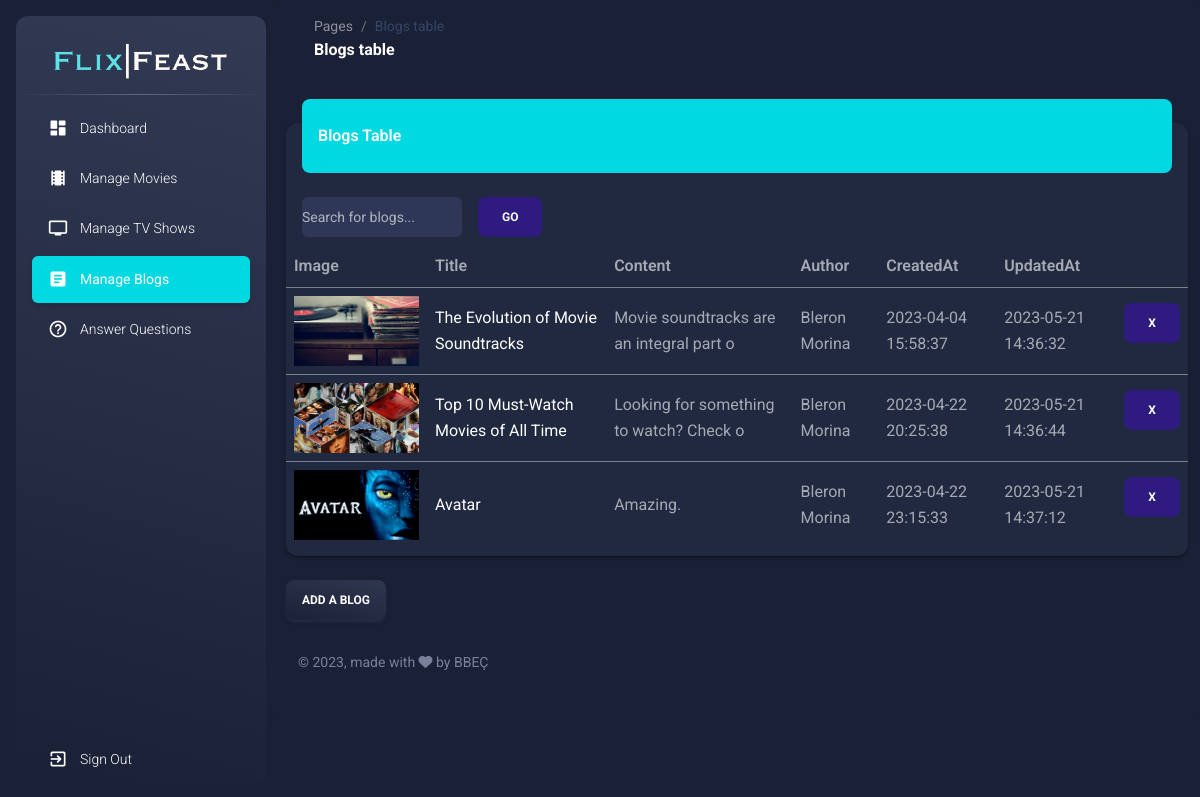
Page /dashboard/blogs-tb.php (signed in) on the committed database.
### tables this page shows
CREATE TABLE `blogs` (
  `ID` int(11) UNSIGNED NOT NULL,
  `Title` varchar(255) NOT NULL,
  `Content` text NOT NULL,
  `AuthorID` int(11) NOT NULL,
  `CreatedAt` timestamp NOT NULL DEFAULT current_timestamp(),
  `UpdatedAt` timestamp NOT NULL DEFAULT current_timestamp() ON UPDATE current_timestamp(),
  `Image` varchar(255) NOT NULL
);

CREATE TABLE `users` (
  `ID` int(11) NOT NULL,
  `Firstname` varchar(20) NOT NULL,
  `Lastname` varchar(20) NOT NULL,
  `Birthdate` date DEFAULT NULL,
  `Username` varchar(15) DEFAULT NULL,
  `Email` varchar(30) DEFAULT NULL,
  `Password` varchar(255) DEFAULT NULL,
  `Photo` varchar(50) NOT NULL,
  `Admin` tinyint(1) NOT NULL
);

### dashboard/blogs-tb.php (the view, shortened to what this page needs)
<!DOCTYPE html>
<html lang="en">
<head>
    <link href="assets/css2/nucleo-icons.css" rel="stylesheet" />
    <link href="assets/css2/nucleo-svg.css" rel="stylesheet" />
    <link id="pagestyle" href="assets/css2/material-dashboard.css?v=3.0.5" rel="stylesheet" />
</head>
<body class="g-sidenav-show dark-version bg-gray-200">
    <?php include("header.php"); ?>
    <main class="main-content position-relative max-height-vh-100 h-100 border-radius-lg ">
        <nav class="navbar navbar-main navbar-expand-lg px-0 mx-4 shadow-none border-radius-xl" id="navbarBlur" data-scroll="true">
            <div class="container-fluid py-1 px-3">
                <nav aria-label="breadcrumb">
                    <ol class="breadcrumb bg-transparent mb-0 pb-0 pt-1 px-0 me-sm-6 me-5">
                        <li class="breadcrumb-item text-sm"><a class="opacity-5 text-dark" href="javascript:;">Pages</a>
                        </li>
                        <li class="breadcrumb-item text-sm text-dark active" aria-current="page">Blogs table</li>
                    </ol>
                    <h6 class="font-weight-bolder mb-0">Blogs table</h6>
                </nav>
            </div>
        </nav>
        <div class="container-fluid py-4">
            <div class="row">
                <div class="col-12">
                    <div class="card my-4">
                        <div class="card-header p-0 position-relative mt-n4 mx-3 z-index-2">
                            <div class="bg-gradient-primary shadow-none border-radius-lg pt-4 pb-3">
                                <h6 class="text-white text-capitalize ps-3">Blogs table</h6>
                            </div>
                        </div>
                        <div class="card-body px-0 pb-2">
                            <div class="table-responsive p-0">
                                <?php
                                include('connection.php');
                                if (isset($_GET["page"])) {
                                    $page = $_GET["page"];
                                } else {
                                    $page = 1;
                                }
                                $results_per_page = 8;
                                $start_from = ($page - 1) * $results_per_page;
                                if (isset($_GET['search'])) {
                                    $search = $_GET['search'];
                                    $sql = "SELECT b.*, u.firstname AS name, u.lastname AS surname
                                    FROM blogs b
                                    INNER JOIN users u ON b.AuthorID = u.ID
                                    WHERE b.Title like '%{$search}%'
                                    LIMIT $start_from, $results_per_page";
                                    $sql1 = "SELECT b.*, u.firstname AS name, u.lastname AS surname
                                    FROM blogs b
                                    INNER JOIN users u ON b.AuthorID = u.ID
                                    WHERE b.Title like '%{$search}%'";
                                    $result = mysqli_query($conn, $sql);
                                    $result1 = mysqli_query($conn, $sql1);
                                    $results_num = mysqli_num_rows($result1);
                                    $pages = ceil($results_num / $results_per_page);
                                } else {
                                    $sql = "SELECT b.*, u.firstname AS name, u.lastname AS surname
                                    FROM blogs b
                                    INNER JOIN users u ON b.AuthorID = u.ID
                                    limit $start_from, $results_per_page";
                                    $result = mysqli_query($conn, $sql);
                                }
                                echo '<form action="blogs-tb.php?page=' . $page . '" method="get" class="form-flex" style="display: flex;" onsubmit="return addSearchTermToAction()">
                                <div class="form-group mx-sm-3 mb-2">
                                    <input type="text" class="form-control" id="search" name="search" placeholder="Search for blogs...">
                                    <input type="hidden" name="page" value="' . $page . '">
                            </div>
                            <button type="submit" class="btn btn-primary shadow-none mb-2">Go</button>
                            </form>';
                                echo '<table class="table align-items-center mb-0" width="300px">
				<tr>
                    <th>Image</th>
					<th>Title</th>
					<th>Content</th>
					<th>Author</th>
					<th>CreatedAt</th>
					<th>UpdatedAt</th>
					<th></th>
				</tr>';
                                while ($row = mysqli_fetch_array($result)) {
                                    echo '
				  			<tr>
                <td><img src="../' . $row['Image'] . '" height="70px" width="125px"></td>
								<td><a href="editDetails.php?detailsID=' . $row['ID'] . '&type=Blogs&mode=info">' . $row['Title'] . '</a></td>
								<td>' . substr($row['Content'], 0, 40) . '</td>
								<td>' . $row['name'] . ' ' . $row['surname'] . '</td>
								<td>' . $row['CreatedAt'] . '</td>
								<td>' . $row['UpdatedAt'] . '</td>
								<td><a href="blogs-tb.php?removeID=' . $row['ID'] . '&mode=remove" class = "btn btn-primary shadow-none text-white">x</a></td>
				  			</tr>
					';
                                }
                                echo '</table>';
                                ?>
                            </div>
                        </div>
                    </div>
                </div>
            </div>
            <button class="btn bg-gradient-dark px-3 mb-2 active" data-class="bg-gradient-dark" onclick="add()">Add a
                Blog</button>
            <footer class="footer py-4  ">
                <div class="container-fluid">
                    <div class="row align-items-center justify-content-lg-between">
                        <div class="col-lg-6 mb-lg-0 mb-4">
                            <div class="copyright text-center text-sm text-muted text-lg-start">
                                © , made with <i class="fa fa-heart"></i> by BBEÇ
                            </div>
                        </div>
                    </div>
                </div>
            </footer>
        </div>
    </main>
</body>
</html>

### dashboard/header.php
<aside class="sidenav navbar navbar-vertical navbar-expand-xs border-0 border-radius-xl my-3 fixed-start ms-3   bg-gradient-dark" id="sidenav-main">
    <div class="sidenav-header">
        <center>
            <a href="../index.php">
                <img src="../assets/img/logo.png" alt="main_logo" width=180px>
            </a>
        </center>
    </div>
    <hr class="horizontal light mt-0 mb-2">
    <div class="collapse navbar-collapse  w-auto " id="sidenav-collapse-main">
        <ul class="navbar-nav">
            <li class="nav-item">
                <a class="nav-link text-white" href="dashboard.php" id="dashboard">
                    <div class="text-white text-center me-2 d-flex align-items-center justify-content-center">
                        <i class="material-icons opacity-10">dashboard</i>
                    </div>
                    <span class="nav-link-text ms-1">Dashboard</span>
                </a>
            </li>
            <li class="nav-item">
                <a class="nav-link text-white" href="movies-tb.php" id="movies">
                    <div class="text-white text-center me-2 d-flex align-items-center justify-content-center">
                        <i class="material-icons opacity-10">theaters</i>
                    </div>
                    <span class="nav-link-text ms-1">Manage Movies</span>
                </a>
            </li>
            <li class="nav-item">
                <a class="nav-link text-white " href="shows-tb.php" id="tvshows">
                    <div class="text-white text-center me-2 d-flex align-items-center justify-content-center">
                        <i class="material-icons opacity-10">tv</i>
                    </div>
                    <span class="nav-link-text ms-1">Manage TV Shows</span>
                </a>
            </li>
            <li class="nav-item">
                <a class="nav-link text-white " href="blogs-tb.php" id="blogs">
                    <div class="text-white text-center me-2 d-flex align-items-center justify-content-center">
                        <i class="material-icons opacity-10">article</i>
                    </div>
                    <span class="nav-link-text ms-1">Manage Blogs</span>
                </a>
            </li>
            <li class="nav-item">
                <a class="nav-link text-white " href="questions.php" id="questions">
                    <div class="text-white text-center me-2 d-flex align-items-center justify-content-center">
                        <i class="material-icons opacity-10">help_outline</i>
                    </div>
                    <span class="nav-link-text ms-1">Answer Questions</span>
                </a>
            </li>
            <li class="nav-item">
                <div class="idenav-footer position-absolute w-100 bottom-0 ">
                    <a class="nav-link text-white " href="../Services/logout.php">
                        <div class="text-white text-center me-2 d-flex align-items-center justify-content-center">
                            <i class="material-icons opacity-10">exit_to_app</i>
                        </div>
                        <span class="nav-link-text ms-1">Sign Out</span>
                    </a>
                </div>
            </li>
        </ul>
    </div>
</aside>

### dashboard/blogs-tb.php (style rules this page uses)
.table td, .table th { white-space: normal; }
.form-control { background-color: #2e3757; }

### rows in the picture
blogs: Image (picture), Title "The Evolution of Movie Soundtracks", Content "Movie soundtracks are an integral part o", users.Firstname "Bleron", users.Lastname "Morina", CreatedAt "2023-04-04 15:58:37", UpdatedAt "2023-05-21 14:36:32"
blogs: Image (picture), Title "Top 10 Must-Watch Movies of All Time", Content "Looking for something to watch? Check o", users.Firstname "Bleron", users.Lastname "Morina", CreatedAt "2023-04-22 20:25:38", UpdatedAt "2023-05-21 14:36:44"
blogs: Image (placeholder picture), Title "Avatar", Content "Amazing.", users.Firstname "Bleron", users.Lastname "Morina", CreatedAt "2023-04-22 23:15:33", UpdatedAt "2023-05-21 14:37:12"
